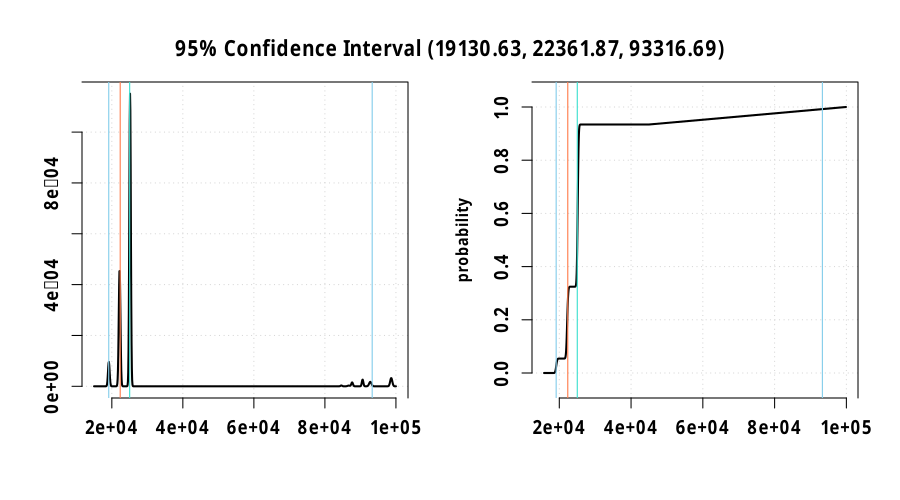

Source code (R):
rm(list = ls(all.names = TRUE)) #will clear all objects includes hidden objects.
# options(scipen = 999)
# load libraries
options("StartupBanner" = "off")
options(expressions = 500000) #increase the limit on the number of nested expressions that will be evaluated
library("distr")
library("distrEx")
library("rlang") # required for environment functions
library(llvm)
distroptions("WarningArith" = FALSE)
set.seed(100)

# max loop number(less than or equal to)
max_loop <- 100000
restore.energy <- distr::Norm(11024.3, 30) # nj
restore.timing <- distr::Norm(8409.47, 0.01) # us


block.entry <- env(
  name = "entry",
  preds = list(),
  succs = list("checkpoint.1"),
  energy = "E(classify, entry)",
  timing = "T(classify, entry)",
  insts = list(
    list("sym$\"data.addr\" <- alloca(\"i16\")", "nop", "E(alloca)", "T(alloca)"),
    list("sym$\"result\" <- alloca(\"i16\")", "nop", "E(alloca)", "T(alloca)"),
    list("store(sym$\"data\", sym$\"data.addr\")", "nop", "E(store)", "T(store)"),
    list("store(-1, sym$\"result\")", "nop", "E(store)", "T(store)"),
    list("br(checkpoint.1)", "nop", "E(br)", "T(br)")))

block.checkpoint.1 <- env(
  name = "checkpoint.1",
  preds = list("entry"),
  succs = list("if.then", "if.else"),
  energy = "E(classify, checkpoint.1)",
  timing = "T(classify, checkpoint.1)",
  insts = list(
    list("checkpoint()", "nop", "E(call) + distr::Norm(14560, 20)", "T(call) + distr::Norm(8517.05, 0.01)"),
    list("sym$\"0\" <- load(sym$\"data.addr\")", "nop", "E(load)", "T(load)"),
    list("sym$\"cmp\" <- icmp(slt, sym$\"0\", 21)", "nop", "E(icmp)", "T(icmp)"),
    list("br(if.then, if.else, sym$\"cmp\")", "{if (is(sym$\"0\", \"Distribution\")) sym$\"0\" <- add(sym$\"cmp\", 21)};store(sym$\"0\", sym$\"data.addr\"); ", "E(br)", "T(br)")))

block.if.then <- env(
  name = "if.then",
  preds = list("checkpoint.1"),
  succs = list("if.end4"),
  energy = "E(classify, if.then)",
  timing = "T(classify, if.then)",
  insts = list(
    list("if(checkpoint.1) {sym$\"cmp\" <- sym$\"cmp.true\"; {if (is(sym$\"0\", \"Distribution\")) sym$\"0\" <- add(sym$\"cmp\", 21)};store(sym$\"0\", sym$\"data.addr\"); };", "nop", "0", "0"),
    list("sym$\"1\" <- load(sym$\"data.addr\")", "nop", "E(load)", "T(load)"),
    list("store(1, sym$\"result\")", "nop", "E(store)", "T(store)"),
    list("br(if.end4)", "nop", "E(br)", "T(br)")))

block.if.else <- env(
  name = "if.else",
  preds = list("checkpoint.1"),
  succs = list("if.then2", "if.else3"),
  energy = "E(classify, if.else)",
  timing = "T(classify, if.else)",
  insts = list(
    list("if(checkpoint.1) {sym$\"cmp\" <- sym$\"cmp.false\"; {if (is(sym$\"0\", \"Distribution\")) sym$\"0\" <- add(sym$\"cmp\", 21)};store(sym$\"0\", sym$\"data.addr\"); };", "nop", "0", "0"),
    list("sym$\"2\" <- load(sym$\"data.addr\")", "nop", "E(load)", "T(load)"),
    list("sym$\"cmp1\" <- icmp(sgt, sym$\"2\", 27)", "nop", "E(icmp)", "T(icmp)"),
    list("br(if.then2, if.else3, sym$\"cmp1\")", "{if (is(sym$\"2\", \"Distribution\")) sym$\"2\" <- add(sym$\"cmp1\", 27)};store(sym$\"2\", sym$\"data.addr\"); ", "E(br)", "T(br)")))

block.if.then2 <- env(
  name = "if.then2",
  preds = list("if.else"),
  succs = list("if.end"),
  energy = "E(classify, if.then2)",
  timing = "T(classify, if.then2)",
  insts = list(
    list("if(if.else) {sym$\"cmp1\" <- sym$\"cmp1.true\"; {if (is(sym$\"2\", \"Distribution\")) sym$\"2\" <- add(sym$\"cmp1\", 27)};store(sym$\"2\", sym$\"data.addr\"); };", "nop", "0", "0"),
    list("store(0, sym$\"result\")", "nop", "E(store)", "T(store)"),
    list("br(if.end)", "nop", "E(br)", "T(br)")))

block.if.else3 <- env(
  name = "if.else3",
  preds = list("if.else"),
  succs = list("if.end"),
  energy = "E(classify, if.else3)",
  timing = "T(classify, if.else3)",
  insts = list(
    list("if(if.else) {sym$\"cmp1\" <- sym$\"cmp1.false\"; {if (is(sym$\"2\", \"Distribution\")) sym$\"2\" <- add(sym$\"cmp1\", 27)};store(sym$\"2\", sym$\"data.addr\"); };", "nop", "0", "0"),
    list("br(if.end)", "nop", "E(br)", "T(br)")))

block.if.end <- env(
  name = "if.end",
  preds = list("if.else3", "if.then2"),
  succs = list("if.end4"),
  energy = "E(classify, if.end)",
  timing = "T(classify, if.end)",
  insts = list(
    list("br(if.end4)", "nop", "E(br)", "T(br)")))

block.if.end4 <- env(
  name = "if.end4",
  preds = list("if.end", "if.then"),
  succs = list(),
  energy = "E(classify, if.end4)",
  timing = "T(classify, if.end4)",
  insts = list(
    list("checkpoint()", "nop", "E(call) + distr::Norm(14560, 20)", "T(call) + distr::Norm(8517.05, 0.01)"),
    list("sym$\"3\" <- load(sym$\"result\")", "nop", "E(load)", "T(load)"),
    list("path.return <<- c(path.return, ret(sym$\"3\")); if.end4 <- TRUE; if.end <- FALSE; if.then <- FALSE", "nop", "E(ret)", "T(ret)")))

preds <- list(list(), list(block.entry), list(block.checkpoint.1), list(block.checkpoint.1), list(block.if.else), list(block.if.else), list(block.if.else3, block.if.then2), list(block.if.end, block.if.then))
names(preds) <- c(block.entry$name, block.checkpoint.1$name, block.if.then$name, block.if.else$name, block.if.then2$name, block.if.else3$name, block.if.end$name, block.if.end4$name)

succs <- list(list(block.checkpoint.1), list(block.if.then, block.if.else), list(block.if.end4), list(block.if.then2, block.if.else3), list(block.if.end), list(block.if.end), list(block.if.end4), list())
names(succs) <- c(block.entry$name, block.checkpoint.1$name, block.if.then$name, block.if.else$name, block.if.then2$name, block.if.else3$name, block.if.end$name, block.if.end4$name)

edge_global <- as.list(rep(0, 9))
edge_local <- as.list(rep(0, 9))
edge_visited <- as.list(rep(0, 9))
names(edge_global) <- c("entry#checkpoint.1", "checkpoint.1#if.then", "checkpoint.1#if.else", "if.then#if.end4", "if.else#if.then2", "if.else#if.else3", "if.then2#if.end", "if.else3#if.end", "if.end#if.end4")
names(edge_local) <- c("entry#checkpoint.1", "checkpoint.1#if.then", "checkpoint.1#if.else", "if.then#if.end4", "if.else#if.then2", "if.else#if.else3", "if.then2#if.end", "if.else3#if.end", "if.end#if.end4")
names(edge_visited) <- c("entry#checkpoint.1", "checkpoint.1#if.then", "checkpoint.1#if.else", "if.then#if.end4", "if.else#if.then2", "if.else#if.else3", "if.then2#if.end", "if.else3#if.end", "if.end#if.end4")

freq <- as.list(rep("0", 8))
names(freq) <- c(block.entry$name, block.checkpoint.1$name, block.if.then$name, block.if.else$name, block.if.then2$name, block.if.else3$name, block.if.end$name, block.if.end4$name)

visited <- as.list(rep(0, 8))
names(visited) <- c(block.entry$name, block.checkpoint.1$name, block.if.then$name, block.if.else$name, block.if.then2$name, block.if.else3$name, block.if.end$name, block.if.end4$name)

color <- as.list(rep("white", 8))
names(color) <- c(block.entry$name, block.checkpoint.1$name, block.if.then$name, block.if.else$name, block.if.then2$name, block.if.else3$name, block.if.end$name, block.if.end4$name)

total_visit <- as.list(rep(0, 8))
names(total_visit) <- c(block.entry$name, block.checkpoint.1$name, block.if.then$name, block.if.else$name, block.if.then2$name, block.if.else3$name, block.if.end$name, block.if.end4$name)

.function <- list(
  name = "classify",
  formals = list("sym$\"data\" <- Mixing(Binom(40, 0.4), 15 + Binom(30, 0.6), mixCoeff = c(0.7, 0.3))"),
  initials = list("entry <- FALSE; checkpoint.1 <- FALSE; if.then <- FALSE; if.else <- FALSE; if.then2 <- FALSE; if.else3 <- FALSE; if.end <- FALSE; if.end4 <- FALSE"),
  globals = list(),
  types = list(),
  blocks = list(block.entry, block.checkpoint.1, block.if.then, block.if.else, block.if.then2, block.if.else3, block.if.end, block.if.end4))

# Capacitor Thresholds
min_cap <- 2601000 #nj
max_cap <- 3906250 #nj

# 1 mF capacitance 40 cm distance profile
harvesting_time <- 40000 # us

# Create output file
profile <- paste0(".output/", .function$name, ".profile")
file.create(profile, showWarnings = FALSE, recursive = TRUE)

clone <- function(env) {
  newenv <- rlang::env_clone(env)
  newenv$stack <- rlang::env_clone(env$stack)
  newenv$heap <- rlang::env_clone(env$heap)
  newenv$global <- rlang::env_clone(env$global)
  newenv$nv <- rlang::env_clone(env$nv)
  newenv$sym <- rlang::env_clone(env$sym)
  newenv$typ <- rlang::env_clone(env$typ)
  newenv$memptrs <- rlang::env_clone(env$memptrs)
  return(newenv)
}

library("dequer") # required for an efficient implementation of stack

DFS <- function(prev, v, path, prob, visited, edge_visited, env, t, e, p) {
  nodes <- stack()
  dequer::push(nodes, list(prev, v, path, prob, visited, edge_visited, env, t, e, p))
  while (length(nodes)) {
    node <- dequer::pop(nodes)
    prev <- node[[1]]; v <- node[[2]]; path <- node[[3]]; prob <- node[[4]];
    visited <- node[[5]]; edge_visited <- node[[6]]; env <- node[[7]]; t <- node[[8]]; p <- node[[10]]
    #  mark v visited
    visited[[v$name]] <- visited[[v$name]] + 1
    color[v$name] <<- "gray"
    # add blockname to the path
    path <- paste0(path, "%", v$name)
    # initialize current block
    .block <<- v
    cat(v$name, "\n")
    # eval path probability
    if (length(prev)) {
      expr <- paste0(prev$name, "_", v$name)
      value <- eval(parse(text = expr), envir = env)
      out <- paste0(prev$name, "#", v$name)
      edge_visited[[out]] <- edge_visited[[out]] + 1
      # print(paste0(out, " = ", value))
      prob <- paste0(prob, "*", value)
      p <- p * value
    }
    # add block timing to total timing
    t <- t + eval(parse(text = v$timing), envir = env)
    e <- e + eval(parse(text = v$energy), envir = env)
    # execute block's instructions
    for (inst in v$insts) {
      if (substr(inst[1], 1, 6) == "memcpy") {
        e <- e + eval(parse(text = inst[3]), envir = env)
        t <- t + eval(parse(text = inst[4]), envir = env)
      }
      eval(parse(text = inst[1]), envir = env)
    }
    # for each successor v' of v { fs
    for (i in seq_along(succs[[v$name]])) {
      # if v' not yet visited and prob is greater than 0 {
      if (length(succs[[v$name]][[i]])) {
        expr <- paste0(v$name, "_", succs[[v$name]][[i]]$name)
        value <- eval(parse(text = expr), envir = env)
        if (value > 0 && all(visited <= max_loop)) {
          # if (i == 1) clone <- env # to be more efficient
          # else
          clone_env <- clone(env) # don't create unnecessary envs.
          dequer::push(nodes, list(v, succs[[v$name]][[i]], path, prob, visited, edge_visited, clone_env, t, e, p))
        }
      }
    }
    #
    if (!length(succs[[v$name]])) {
      color[v$name] <<- "black"
      #p <- eval(parse(text = prob), envir = env)
      path.prob <<- c(path.prob, p) # TODO: is rounding good here?
      if (is.numeric(t)) t <- distr::DiscreteDistribution(t)
      path.timing <<- c(path.timing, t)
      line <- paste0(path, ":", prob, "=", p)
      write(line, file = profile, append = TRUE)
      for (i in seq_along(visited)) {
        if (visited[[i]] != 0) {
          # collect frequency as percentage
          freq[names(visited)[i]] <<- paste0(freq[names(visited)[i]], "+", p)
          total_visit[[names(visited)[i]]] <<- total_visit[[names(visited)[i]]] + visited[[i]]
        }
      }
      for (i in seq_along(edge_visited)) {
        if (edge_visited[[i]] != 0) {
          edge_global[i] <<- paste0(edge_global[i], "+", p)
          edge_local[[i]] <<- edge_local[[i]] + edge_visited[[i]]
        }
      }
    }
  }
}

path.return <- vector()
path.prob <- vector()
path.energy <- vector()
path.timing <- vector()

.block <- env()
env <- env()
source(".output/meta.R", local = env)
source(".output/model.conf.R", local = env)
# eval function parameters
eval(parse(text = .function$types), envir = env)
eval(parse(text = .function$globals), envir = env)
eval(parse(text = .function$formals), envir = env)
eval(parse(text = .function$initials), envir = env)
# run the machine
initial_t <- 0
initial_e <- 0
system.time(DFS(list(), .function$blocks[[1]], "", "1", visited, edge_visited, env, initial_t, initial_e, 1))

prob_global_file <- paste0(".output/", .function$name, ".global.prob")
file.create(prob_global_file, showWarnings = FALSE, recursive = TRUE)
for (i in seq_along(edge_global)) {
  p <- eval(parse(text = edge_global[i]))
  line <- paste0(names(edge_global)[i], ": [", edge_local[[i]], "] = ", p)
  write(line, file = prob_global_file, append = TRUE)
  #print(line)
}

prob_local_file <- paste0(".output/", .function$name, ".local.prob")
file.create(prob_local_file, showWarnings = FALSE, recursive = TRUE)
for (i in seq_along(edge_local)) {
  edge_name <- names(edge_local)[i] # edge's name
  block <- unlist(strsplit(edge_name, "#"))[1] # block's name
  if (total_visit[[block]] != 0)
    p <- edge_local[[i]] / total_visit[[block]]
  else
    p <- edge_local[[i]]
  line <- paste0(edge_name, ": [", edge_local[i], "] = ", p)
  write(line, file = prob_local_file, append = TRUE)
  #print(line)
}

freq_file <- paste0(".output/", .function$name, ".freq")
file.create(freq_file, showWarnings = FALSE, recursive = TRUE)
for (i in seq_along(freq)) {
  f <- eval(parse(text = freq[i]))
  line <- paste0(names(freq)[i], ": [", total_visit[[i]], "] = ", f)
  write(line, file = freq_file, append = TRUE)
  #print(line)
}

#for (i in seq_along(color)) {
#  print(paste0(names(color)[i], " = ", color[i]))
#}
# return plot
opar <- par()
path.return.mixture <- distr::UnivarMixingDistribution(Dlist = path.return, mixCoeff = path.prob)
returnPlot <- paste0(".dots/return/", .function$name, ".svg")
dir.create(dirname(returnPlot), showWarnings = FALSE, recursive = TRUE)
svg(returnPlot, width = 10.5, height = 3.5)
plot(path.return.mixture, to.draw.arg = c("d", "p", "q"), bty = "7",
     panel.first = grid(lwd = 1), lwd = 1, vertical = FALSE,
     col.points = c("red", "black"), cex.points = 1.8,
     inner = list(
       paste("Probability Function of", .function$name),
       paste("CDF of", .function$name),
       paste("Quantile Function of", .function$name)),
)
suppressWarnings(par(opar))
dev.off()
browseURL(paste0('file://', file.path(getwd(), returnPlot)))

# timing plot
opar <- par()
path.timing.mixture <- distr::UnivarMixingDistribution(Dlist = path.timing, mixCoeff = path.prob)
q1 <- distr::q(path.timing.mixture)(.025)
mn <- distrEx::E(path.timing.mixture)
md <- distrEx::median(path.timing.mixture)
q2 <- distr::q(path.timing.mixture)(.975)
rnd <- round(c(q1, mn, q2), 2)
lab <- paste0("95% Confidence Interval (", rnd[1], ", ", rnd[2], ", ", rnd[3], ")")
timingPlot <- paste0(".dots/timing/", .function$name, ".svg")
dir.create(dirname(timingPlot), showWarnings = FALSE, recursive = TRUE)
svg(timingPlot, width = 10.5, height = 3.5)
par(mfrow = c(1, 3))
plot(path.timing.mixture, mfColRow = FALSE, to.draw.arg = "d", bty = "7",
     panel.first = grid(lwd = 1), lwd = 1, vertical = FALSE,
     col.points = c("red", "black"), cex.points = 1.8,
     inner = list(paste("Probability Function Of", .function$name)))
abline(v = c(q1, md, mn, q2), col = c("skyblue", "turquoise", "coral", "skyblue"))
plot(path.timing.mixture, mfColRow = FALSE, to.draw.arg = "p", bty = "7",
     panel.first = grid(lwd = 1), lwd = 1, vertical = FALSE,
     col.points = c("red", "black"), cex.points = 1.8, xlab = "",
     inner = list(paste("CDF of", .function$name)))
title(xlab = lab)
abline(v = c(q1, md, mn, q2), col = c("skyblue", "turquoise", "coral", "skyblue"))
plot(path.timing.mixture, mfColRow = FALSE, to.draw.arg = "q", bty = "7",
     panel.first = grid(lwd = 1), lwd = 1, vertical = FALSE,
     col.points = c("red", "black"), cex.points = 1.8,
     inner = list(paste("Quantile Function of", .function$name)))
abline(h = c(q1, md, mn, q2), col = c("skyblue", "turquoise", "coral", "skyblue"))
suppressWarnings(par(opar))
dev.off()
browseURL(paste0('file://', file.path(getwd(), timingPlot)))

cat("\nTime @ 1 MHz (us)")
cat("\nName ", "Mean", "Sd")
cat("\n", .function$name, distrEx::E(path.timing.mixture), distrEx::sd(path.timing.mixture))

isCheckpoint <- function(block) {
  for (i in block$insts) {
    if (i[[1]] == "checkpoint()") {
      return(TRUE)
    }
  }
  return(FALSE)
}

path.timing.mixture <- 0

intermittent_analysis <- function() {
  restore.timing <- restore.timing + harvesting_time
  file <- readLines(profile)
  tt <- vector()
  pp <- vector()
  pf_path_counter <- 0
  for (i in seq_along(file)) {
    init_cap <- distr::Unif(min_cap, max_cap)
    path <- strsplit(file[i], ":")[[1]][[1]]
    # prob in the file
    prob <- as.double(strsplit(file[i], "=")[[1]][[2]])
    # blocks of the path
    blocks <- strsplit(path, "%")[[1]]
    blocks <- blocks[2:length(blocks)]
    cp_path_total_timing <- 0
    paths <- list(list("cap" = init_cap, "total_timing" = 0, "timing" = vector(), "energy" = 0, "pf_prob" = 1, "nopf_prob" = 1, "has_pf_path" = FALSE)) # "cap" = init_cap - checkpoint.energy,
    for (j in seq_along(blocks)) {
      cat(j, " ", blocks[[j]], "\n")
      block <- eval(parse(text = paste0("block.", blocks[[j]])))
      block_energy <- eval(parse(text = block$energy), envir = env)
      block_timing <- eval(parse(text = block$timing), envir = env)
      if (isCheckpoint(block) && j != 1) {
        cat("CHECKPOINT\n")
        # cp_path_total_timing <- cp_path_total_timing + checkpoint.timing
        for (c in seq_along(paths)) {
          if (paths[[c]]$nopf_prob == 0) {
            next
          }
          # for main path (without power failures path)
          if (length(paths[[c]]$timing) == 0) {
            paths[[c]]$timing <- cp_path_total_timing
            paths[[c]]$total_timing <- paths[[c]]$total_timing + paths[[c]]$timing
          }else {
            # add cp to cp total timing to timing vector for example power failure path
            paths[[c]]$timing <- lapply(paths[[c]]$timing, function(x) x + cp_path_total_timing)
            #TODO: normalize the pf_probs
            # sum all probs for coef
            totalpf <- sum(paths[[c]]$pf_prob)
            # calculate coef for all blocks
            coef <- 1 / totalpf
            # multiply all block power failure prob with coef
            paths[[c]]$pf_prob <- paths[[c]]$pf_prob * coef
            # mix cp to cp path timing totals
            path.timing.mixture <- distr::UnivarMixingDistribution(Dlist = paths[[c]]$timing, mixCoeff = paths[[c]]$pf_prob)
            paths[[c]]$total_timing <- paths[[c]]$total_timing + path.timing.mixture
          }
          # init cp to cp timing and prob vector
          paths[[c]]$timing <- vector()
          paths[[c]]$pf_prob <- vector()
          # paths[[c]]$cap <- paths[[c]]$cap - checkpoint.energy
        }
        cp_path_total_timing <- 0
      }
      cp_path_total_timing <- cp_path_total_timing + block_timing
      for (p in seq_along(paths)) {
        if (paths[[p]]$nopf_prob == 0) {
          next
        }
        # current vertex' energy subtract from the  current capacitor total energy
        paths[[p]]$cap <- paths[[p]]$cap - block_energy
        # probability of cur_cap < min_cap so power failure prob
        pf_prob <- round(distr::p(paths[[p]]$cap)(min_cap), 3)
        # 1 - power failure prob = no power failure path (main path) prob
        paths[[p]]$nopf_prob <- round(paths[[p]]$nopf_prob * (1 - pf_prob), 3)
        # if power failure probability > 0
        if (pf_prob > 0) {
          if (!paths[[p]]$has_pf_path) {
            pf_path_counter <- pf_path_counter + 1
            paths[[p]]$has_pf_path <- TRUE
            # harvesting time in restore timing
            pf_timing <- paths[[p]]$total_timing + restore.timing
            cap_init <- max_cap - restore.energy
            timing <- append(vector(), cp_path_total_timing)
            # add new power failure path to path list with initial values
            paths <- append(paths, list(list("cap" = cap_init, "total_timing" = pf_timing, "timing" = timing, "energy" = vector(), "pf_prob" = pf_prob, "nopf_prob" = 1, "has_pf_path" = FALSE)))
          }else {
            pf_path_counter <- pf_path_counter + 1
            paths[[p + 1]]$timing <- append(paths[[p + 1]]$timing, cp_path_total_timing)
            paths[[p + 1]]$pf_prob <- append(paths[[p + 1]]$pf_prob, pf_prob)
          }
        }
      }
    }
    timing_vec <- vector()
    prob_vec <- vector()
    for (c in seq_along(paths)) {
      # if timing is empty, need to append local total because you cant add to empty vector
      if (length(paths[[c]]$timing) == 0) {
        paths[[c]]$timing <- append(paths[[c]]$timing, cp_path_total_timing)
      }else {
        paths[[c]]$timing <- lapply(paths[[c]]$timing, function(x) x + cp_path_total_timing)
      }
      if (length(paths[[c]]$timing) > 1) {
        #TODO: normalize the pf_probs
        # sum all probs for coef
        totalpf <- sum(paths[[c]]$pf_prob)
        # calculate coef for all blocks
        coef <- 1 / totalpf
        # multiply all block power failure prob with coef
        paths[[c]]$pf_prob <- paths[[c]]$pf_prob * coef
        # mix cp to cp path timing totals
        path.timing.mixture <- distr::UnivarMixingDistribution(Dlist = paths[[c]]$timing, mixCoeff = paths[[c]]$pf_prob)
        paths[[c]]$total_timing <- paths[[c]]$total_timing + path.timing.mixture
      }
      else {
        paths[[c]]$total_timing <- paths[[c]]$total_timing + paths[[c]]$timing[[1]]
      }
      if (c > 1) {
        # this paths probability is previous paths (1 - no power failure path prob)
        paths[[c]]$nopf_prob <- paths[[c]]$nopf_prob * (1 - paths[[c - 1]]$nopf_prob)
        timing_vec <- c(timing_vec, paths[[c]]$total_timing)
        prob_vec <- c(prob_vec, paths[[c]]$nopf_prob)
      }else {
        timing_vec <- c(timing_vec, paths[[c]]$total_timing)
        prob_vec <- c(prob_vec, paths[[c]]$nopf_prob)
      }
    }
    while (!is.na(match(0, prob_vec))) {
      i <- match(0, prob_vec)
      prob_vec <- prob_vec[-i]
      timing_vec <- timing_vec[-i]
    }
    path.timing.mixture <- distr::UnivarMixingDistribution(Dlist = timing_vec, mixCoeff = prob_vec)
    tt <- c(tt, path.timing.mixture)
    pp <- c(pp, prob)
  }
  cat("PF PATH COUNT: ", pf_path_counter, "\n")
  path.timing.mixture <<- distr::UnivarMixingDistribution(Dlist = tt, mixCoeff = pp)
}

system.time(intermittent_analysis())
opar <- par()
q1 <- distr::q(path.timing.mixture)(.025)
mn <- distrEx::E(path.timing.mixture)
md <- distrEx::median(path.timing.mixture)
q2 <- distr::q(path.timing.mixture)(.975)
rnd <- round(c(q1, mn, q2), 2)
lab <- paste0("95% Confidence Interval (", rnd[1], ", ", rnd[2], ", ", rnd[3], ")")
################################################
timingPlot <- paste0("Plots/", .function$name, ".intermittent.5mF.1MHz.Variant1.pdf")
dir.create(dirname(timingPlot), showWarnings = FALSE, recursive = TRUE)
# systemfonts::match_font("Fira Sans", bold = TRUE)
extrafont::loadfonts()
pdf(timingPlot, width = 9, height = 5, family = "Fira Sans")
par(mfrow = c(1, 2))
plot(path.timing.mixture, font = 2, font.lab = 2, font.main = 2, cex = 1.1, fontfamily = "Fira Sans", mfColRow = FALSE, to.draw.arg = "d", bty = "7",
     panel.first = grid(lwd = 1.1), lwd = 2, vertical = FALSE, xlab = "", cex.axis = 1.2,
     col.points = c("red", "black"), cex.points = 1.8, ylab = "", inner = "", xlim = c(15000, 100000)
     # inner = list(paste("Probability Function Of", .function$name))
)
abline(v = c(q1, md, mn, q2), lwd = 1.1, col = c("skyblue", "turquoise", "coral", "skyblue"))
plot(path.timing.mixture, font = 2, font.lab = 2, font.main = 2, cex = 1.1, fontfamily = "Fira Sans", mfColRow = FALSE, to.draw.arg = "p", bty = "7",
     panel.first = grid(lwd = 1.1), lwd = 2, vertical = FALSE, inner = "", cex.axis = 1.2,
     col.points = c("red", "black"), cex.points = 1.8, xlab = "", ylab = "probability",
     # inner = list(paste("CDF of", .function$name))
)
abline(v = c(q1, md, mn, q2), lwd = 1.1, col = c("skyblue", "turquoise", "coral", "skyblue"))
# title(xlab = lab, font = 2, font.lab = 2, font.main = 2, family = "Fira Sans", cex.lab = 1.1)
mtext(lab, side = 3, line = -3, outer = TRUE, font = 2, font.lab = 2, font.main = 2, family = "Fira Sans", cex = 1.3)
# plot(path.timing.mixture, font = 2, font.lab = 2, font.main = 2, mfColRow = FALSE, to.draw.arg = "q", bty = "7",
#      panel.first = grid(lwd = 1.1), lwd = 2, vertical = FALSE,
#      col.points = c("red", "black"), cex.points = 1.8, inner = "", #ylab = "")
# )
abline(h = c(q1, md, mn, q2), lwd = 1.1, col = c("skyblue", "turquoise", "coral", "skyblue"))
suppressWarnings(par(opar))
dev.off()
# browseURL(paste0('file://', file.path(getwd(), timingPlot)))
################################################
cat("\nTime @ 1 MHz (us)")
cat("\nName ", "Mean", "Sd")
cat("\n", .function$name, distr::mean(path.timing.mixture), distrEx::sd(path.timing.mixture))
cat("\n")
distr::p(path.timing.mixture)(20000)
cat("\n")
distr::p(path.timing.mixture)(40000)

cat("95\n")
round(distr::q(path.timing.mixture)(.025) * 0.001, 1)
cat("\n")
round(distr::q(path.timing.mixture)(.975) * 0.001, 1)
cat("90\n")
round(distr::q(path.timing.mixture)(.05) * 0.001, 1)
cat("\n")
round(distr::q(path.timing.mixture)(.95) * 0.001, 1)
cat("80\n")
round(distr::q(path.timing.mixture)(.1) * 0.001, 1)
cat("\n")
round(distr::q(path.timing.mixture)(.9) * 0.001, 1)
